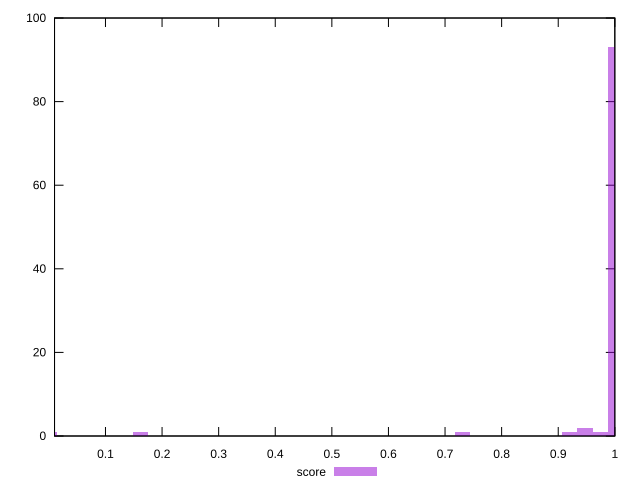

Here is the gnuplot script that generated this plot:
reset

$score <<EOF
0 1
1.0014971247831197 93
0.7308222261930873 1
0.9473621450651133 2
0.16240493915401943 1
0.9744296349241165 1
0.9202946552061101 1
EOF

set key outside below
set boxwidth 0.027067489859003237
set xrange [0.01:1]
set yrange [0:100]
set trange [0:100]
set style fill transparent solid 0.5 noborder
set terminal svg size 640, 490 enhanced background rgb 'white'
set output "report_0_00242021-02-20T12:25:28.543Z/estimated-input-latency/samples/pages+cached/score/histogram.svg"

plot $score title "score" with boxes

reset
